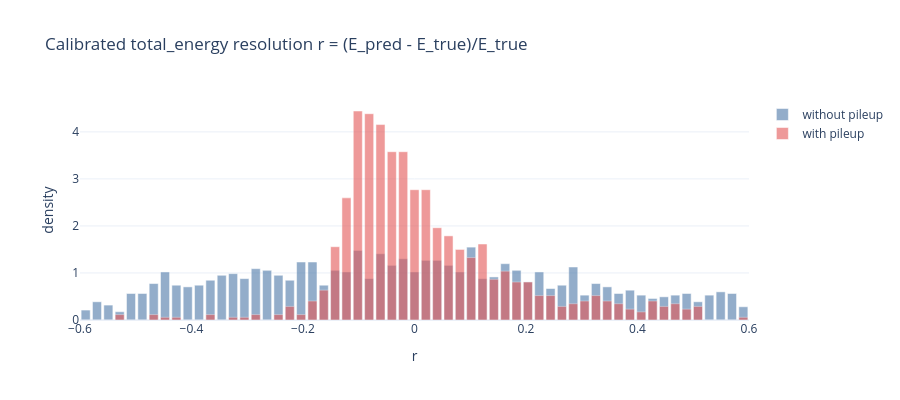

Source (notebook cell):
### Code cell
fig = go.Figure()
for name, D, col in [("without pileup", without_mb, C_WITHOUT), ("with pileup", with_mb, C_WITH)]:
    pt, et = calib_pred(D["total_energy"], D["Etrue"])
    r = (pt - et) / et
    h, edges = np.histogram(r, bins=np.linspace(-0.6, 0.6, 60), density=True)
    ctr = (edges[:-1] + edges[1:]) / 2
    fig.add_trace(go.Bar(x=ctr, y=h, name=name, marker_color=col, opacity=0.6))
fig.update_layout(barmode="overlay", template="plotly_white", height=400,
                  title="Calibrated total_energy resolution r = (E_pred - E_true)/E_true",
                  xaxis_title="r", yaxis_title="density", legend_title="")
fig.show()
